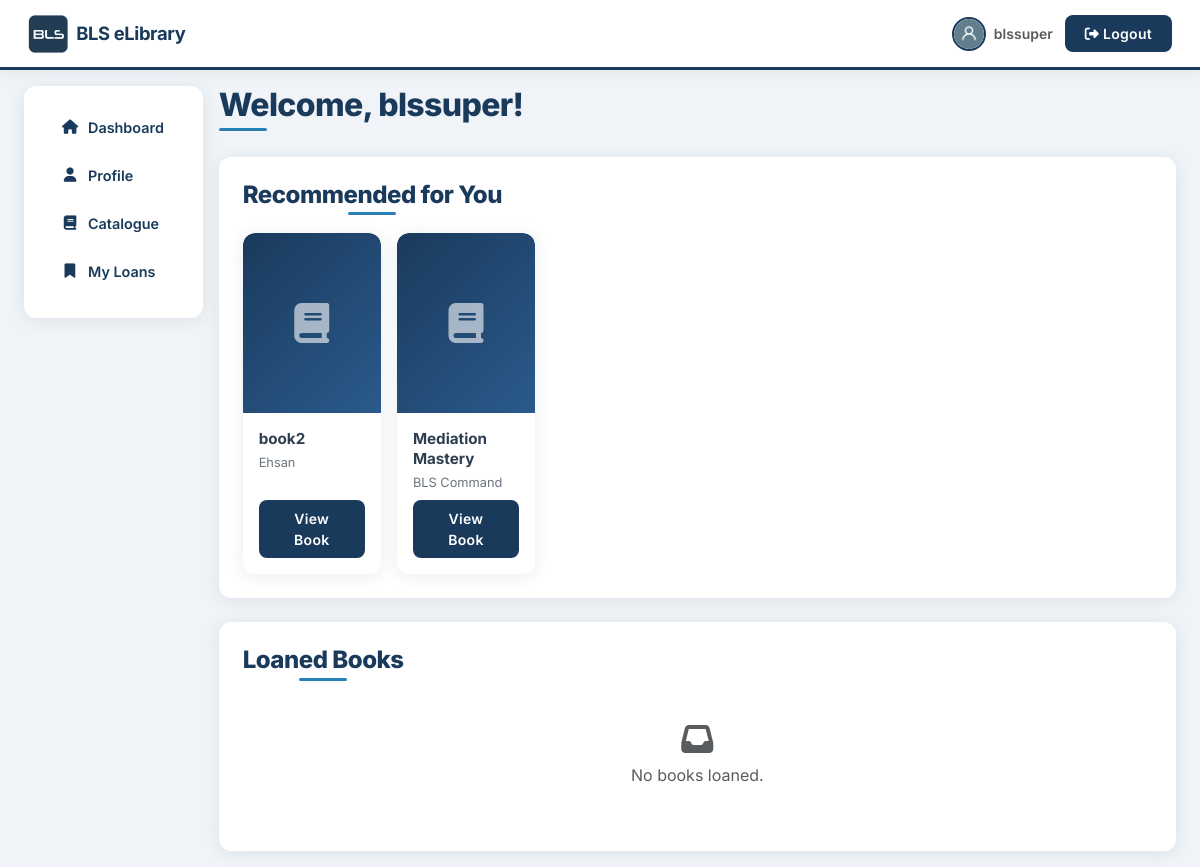
/student/dashboard/ (signed in), run on the app's committed database.
### core/models.py (models this page shows, shortened)
class BLSUser(AbstractUser):
    banned = models.BooleanField(default=False)

class AbstractModel(models.Model):
    class Meta:
        abstract = True
    creation_date = models.DateTimeField(auto_now_add=True)
    updated_date = models.DateTimeField(auto_now=True)

class Book(AbstractModel):
    book_id = models.AutoField(primary_key=True)
    title = models.CharField(max_length=100, validators=[check_book_text])
    author = models.CharField(max_length=100, validators=[check_book_text])
    isbn = models.CharField(max_length=100, validators=[
                            check_isbn])
    category = models.IntegerField(choices=BOOK_CATEGORIES)
    physical = models.BooleanField(default=True)
    ebook = models.BooleanField(default=True)
    file = models.FileField(upload_to='books/', blank=True, validators=[
                            FileExtensionValidator(['pdf'], 'incorrect File Type!')])
    stock_level = models.IntegerField(default=0, blank=True)
    inventory = models.IntegerField(default=0)
    description = models.CharField(max_length=1000, blank=True)
    cover = models.ImageField(upload_to='covers/', blank=True)
    in_stock = models.BooleanField(default=False)
    numofpages = models.IntegerField(default=10, blank=True)
    text = models.TextField(blank=True)
    audio = models.FileField(upload_to='audio/', blank=True)
    audio_version = models.BooleanField(default=False)

### core/views.py (the view)
# urls.py: path('student/dashboard/', student_dashboard, name='student_dashboard'),
@login_required
def student_dashboard(request):
    category_frequency = {}
    users_read_books = OnlineBookRead.objects.filter(user_id=request.user)
    if len(users_read_books) > 0:
        for readbook in users_read_books:
            if readbook.book.category in category_frequency:
                category_frequency[readbook.book.category] += 1
            else:
                category_frequency[readbook.book.category] = 1
        liked_category1 = max(category_frequency, key=category_frequency.get)
        category_frequency[liked_category1] = 0
        liked_category2 = max(category_frequency, key=category_frequency.get)
        cat1books = list(Book.objects.filter(
            category=liked_category1).order_by('?'))
        cat2books = list(Book.objects.filter(
            category=liked_category2).order_by('?'))
        books = cat1books[:3] + cat2books[:3]
        books = list(set(books))
    else:
        books = list(Book.objects.all().order_by('?'))[:6]
    loanedbooks = Loan.objects.filter(user_id=request.user, active=True)
    penalty = True if len(Penalty.objects.filter(
        user_id=request.user, paid=False)) > 0 else False
    penaltyamount = len(Penalty.objects.filter(
        user_id=request.user, paid=False))
    user = request.user
    return render(request, 'student_dashboard.html', {'user': user, 'books': books, 'loanedbooks': loanedbooks, 'penalty': penalty, 'penaltyamount': penaltyamount})

### templates/student_dashboard.html (shortened to what this page needs)
{% extends 'base.html' %}
{% load static %}
{% block content %}
<div class="row g-3">
    <div class="col-lg-2 col-md-3">
        <div class="bls-sidebar animate-slide-left">
            {% include 'sidebar.html' %}
        </div>
    </div>
    <div class="col-lg-10 col-md-9">
        <div class="mb-4 animate-fade-up">
            <h2 class="bls-heading">Welcome, {{ user.username }}!</h2>
        </div>
        <div class="bls-card-static p-4 mb-4 animate-fade-up delay-1">
            <h4 class="bls-heading bls-heading-center text-center mb-4">Recommended for You</h4>
            <div class="row g-3">
                {% for book in books %}
                <div class="col-6 col-sm-4 col-md-3 col-xl-2 animate-fade-up delay-{{ forloop.counter }}">
                    <div class="card book-card h-100">
                        <div class="overflow-hidden">
                        </div>
                        <div class="card-body d-flex flex-column">
                            <h6 class="card-title">{{ book.title }}</h6>
                            <p class="card-text mb-2">{{ book.author }}</p>
                            <a href="{% url 'book' book.book_id %}" class="btn btn-bls btn-sm mt-auto">View Book</a>
                        </div>
                    </div>
                </div>
                {% empty %}
                <div class="col-12 text-center py-4">
                    <i class="fas fa-book-open fa-2x text-muted mb-2"></i>
                    <p class="text-muted">No books available.</p>
                </div>
                {% endfor %}
            </div>
        </div>
        <div class="bls-card-static p-4 animate-fade-up delay-3">
            <h4 class="bls-heading bls-heading-center text-center mb-4">Loaned Books</h4>
            <div class="row g-3">
                {% for loan in loanedbooks %}
                <div class="col-6 col-sm-4 col-md-3 col-xl-2 animate-fade-up">
                    <div class="card book-card h-100">
                        <div class="overflow-hidden">
                            {% if loan.book_id.cover %}<img src="{{ loan.book_id.cover.url }}" alt="{{ loan.book_id.title }}" class="card-img-top" data-cover="card" data-fallback="cover-fallback">{% else %}<div class="cover-fallback"><i class="fas fa-book"></i></div>{% endif %}
                        </div>
                        <div class="card-body d-flex flex-column">
                            <h6 class="card-title">{{ loan.book_id.title }}</h6>
                            <p class="card-text">{{ loan.book_id.author }}</p>
                            <span class="badge badge-stock {% if loan.status == 'Overdue' %}out-stock{% else %}in-stock{% endif %} mb-2">{{ loan.status }}</span>
                            <a href="{% url 'loan' loan.loan_id %}" class="btn btn-bls btn-sm mt-auto">View Loan</a>
                        </div>
                    </div>
                </div>
                {% empty %}
                <div class="col-12 text-center py-4">
                    <i class="fas fa-inbox fa-2x text-muted mb-2"></i>
                    <p class="text-muted">No books loaned.</p>
                </div>
                {% endfor %}
            </div>
        </div>
    </div>
</div>
{% endblock %}

### templates/base.html (shortened to what this page needs)
<!DOCTYPE html>
{% load static %}
<html lang="en">
<head>
    <link href="https://cdn.jsdelivr.net/npm/bootstrap@5.3.3/dist/css/bootstrap.min.css" rel="stylesheet">
    <link href="https://cdnjs.cloudflare.com/ajax/libs/font-awesome/6.5.1/css/all.min.css" rel="stylesheet">
    <link href="{% static 'css/bls.css' %}" rel="stylesheet">
</head>
<body>
    <nav class="navbar navbar-expand-lg bls-navbar">
        <div class="container-fluid">
            <a class="navbar-brand d-flex align-items-center gap-2" href="{% url 'student_dashboard' %}">
                <img src="{% static 'logos/favicon.png' %}" alt="BLS Logo">
                <span>BLS eLibrary</span>
            </a>
            <div class="d-flex align-items-center gap-2">
                {% if user.is_authenticated %}
                <a href="{% url 'profile' user.username %}" class="d-flex align-items-center text-decoration-none">
                    <img src="{% static 'student-icon.png' %}" alt="User" class="bls-user-avatar">
                </a>
                <span class="d-none d-md-inline fw-semibold text-muted small">{{ user.username }}</span>
                <a href="{% url 'account_logout' %}" class="btn btn-bls btn-sm ms-1">
                    <i class="fas fa-sign-out-alt me-1"></i>Logout
                </a>
                {% else %}
                <a href="{% url 'account_login' %}" class="btn btn-bls btn-sm">
                    <i class="fas fa-sign-in-alt me-1"></i>Login
                </a>
                {% endif %}
            </div>
        </div>
    </nav>
    <main class="container-fluid px-3 px-lg-4 py-3">
        {% block content %}{% endblock %}
    </main>
</body>
</html>

### static/css/bls.css (style rules this page uses)
:root { --bls-navy: #1a3a5c; --bls-navy-dark: #0f2744; --bls-navy-light: #2a5a8c; --bls-grey: #6b7b8d; --bls-grey-light: #a0adb8; --bls-accent: #2980b9; --bls-bg: #f0f4f8; --bls-card: #ffffff; --bls-text: #2c3e50; --bls-text-muted: #6c757d; --bls-success: #27ae60; --bls-danger: #e74c3c; --bls-warning: #f39c12; --bls-radius: 12px; --bls-radius-sm: 8px; --bls-shadow: 0 2px 16px rgba(26,58,92,.10); --bls-shadow-lg: 0 8px 32px rgba(26,58,92,.15); --bls-transition: .3s cubic-bezier(.4,0,.2,1); }
html { scroll-behavior: smooth; }
body { font-family: 'Inter', -apple-system, BlinkMacSystemFont, 'Segoe UI', Roboto, sans-serif; background: var(--bls-bg); color: var(--bls-text); min-height: 100vh; }
a { color: var(--bls-accent); transition: color var(--bls-transition); }
.animate-fade-up { animation: fadeInUp .5s ease both; }
.animate-slide-left { animation: slideInLeft .4s ease both; }
.delay-1 { animation-delay: .08s; }
.delay-2 { animation-delay: .16s; }
.delay-3 { animation-delay: .24s; }
.bls-navbar { background: var(--bls-card); border-bottom: 3px solid var(--bls-navy); box-shadow: 0 2px 12px rgba(26,58,92,.08); padding: .6rem 1rem; position: sticky; top: 0; z-index: 1030; }
.bls-navbar .navbar-brand img { height: 38px; width: auto; transition: transform var(--bls-transition); }
.bls-navbar .navbar-brand span { font-weight: 700; font-size: 1.15rem; color: var(--bls-navy); letter-spacing: -.02em; }
.bls-user-avatar { width: 34px; height: 34px; border-radius: 50%; border: 2px solid var(--bls-navy); transition: transform var(--bls-transition); }
.btn-bls { background: var(--bls-navy); color: #fff; border: none; border-radius: var(--bls-radius-sm); padding: .5rem 1.25rem; font-weight: 600; font-size: .875rem; letter-spacing: .02em; transition: all var(--bls-transition); position: relative; overflow: hidden; }
.bls-card-static { background: var(--bls-card); border: none; border-radius: var(--bls-radius); box-shadow: var(--bls-shadow); }
.bls-sidebar { background: var(--bls-card); border-radius: var(--bls-radius); box-shadow: var(--bls-shadow); padding: 1.25rem; position: sticky; top: 80px; }
.book-card { border: none; border-radius: var(--bls-radius); overflow: hidden; box-shadow: var(--bls-shadow); transition: transform var(--bls-transition), box-shadow var(--bls-transition); height: 100%; }
.book-card .card-body { padding: 1rem; }
.book-card .card-title { font-size: .95rem; font-weight: 700; color: var(--bls-text); margin-bottom: .25rem; line-height: 1.3; }
.book-card .card-text { font-size: .8rem; color: var(--bls-text-muted); }
.bls-heading { font-weight: 800; color: var(--bls-navy); letter-spacing: -.02em; position: relative; display: inline-block; }
.bls-heading::after { content: ''; position: absolute; left: 0; bottom: -6px; height: 3px; width: 48px; background: var(--bls-accent); border-radius: 2px; }
.bls-heading-center::after { left: 50%; transform: translateX(-50%); }

### data on the page
BLSUser: username "blssuper"
Book: title "book2", author "Ehsan"
Book: title "Mediation Mastery", author "BLS Command"
